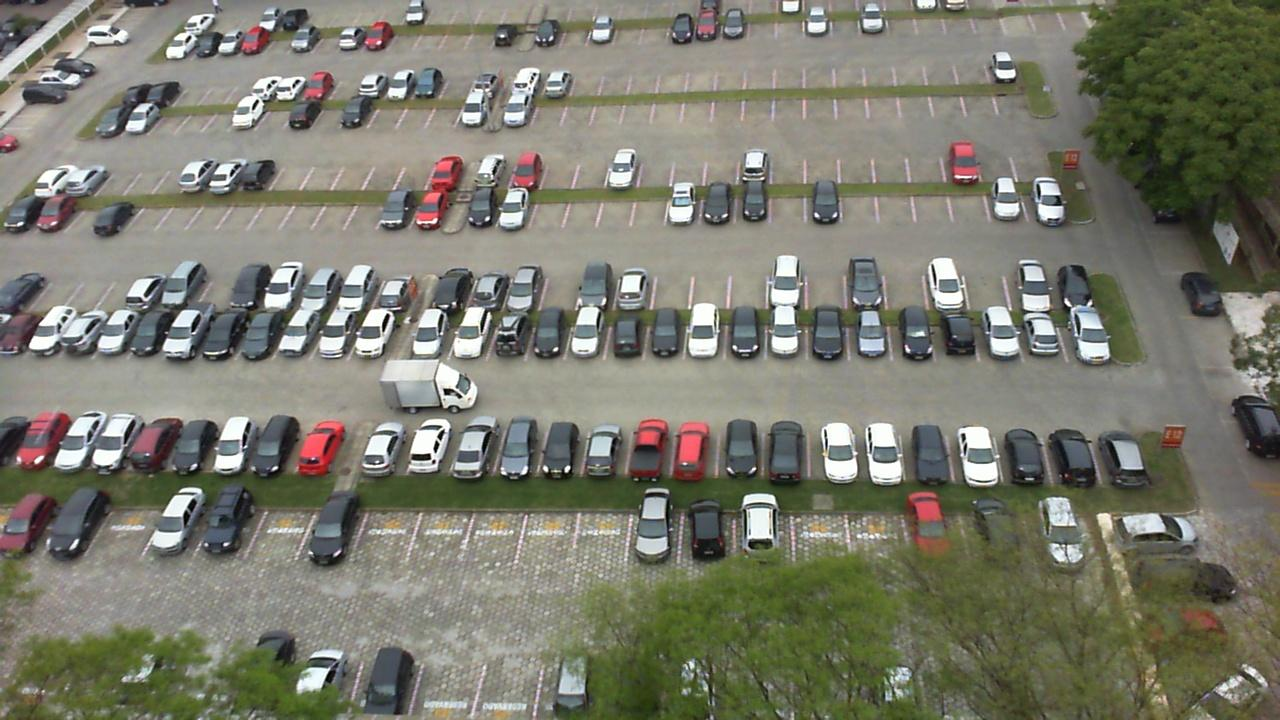
#> input picture backend/parking_lot.jpg, 1280 x 720 px
$ python mark_slots.py
#> lines starting #> are read from the running program, lines starting #| are printed output that depends on the picture; after the words box and inside, x2 and y2 are one past the last pixel; in counts of white or black regions, pixels touching at a corner belong together
import cv2
import json
from pathlib import Path

BASE_DIR = Path(__file__).resolve().parent
IMAGE_PATH = BASE_DIR.parents[2] / "parking_lot.jpg"
CONFIG_PATH = BASE_DIR / "slot_config.json"

image = cv2.imread(str(IMAGE_PATH))
#> image is the input picture: shape (720, 1280, 3); mean B, G, R 109, 122.5, 122.5

if image is None:
    raise FileNotFoundError(f"Image not found: {IMAGE_PATH}")

display = image.copy()
current_points = []
# Load previously saved slots so we can add more
if CONFIG_PATH.exists():
    with open(CONFIG_PATH, "r") as file:
#> (reads backend/app/ml/detection/slot_config.json from the repository)
        slots = json.load(file)["slots"]
else:
    slots = []


def draw():
    global display
    display = image.copy()

    # Draw completed slots
    for slot in slots:
        pts = slot["polygon"]
        cv2.polylines(
            display,
            [__import__("numpy").array(pts, dtype="int32")],
            True, (0, 255, 0), 2
        )
        x, y = pts[0]
        cv2.putText(
            display, slot["id"], (x, y - 5),
            cv2.FONT_HERSHEY_SIMPLEX, 0.6, (0, 255, 0), 2
        )
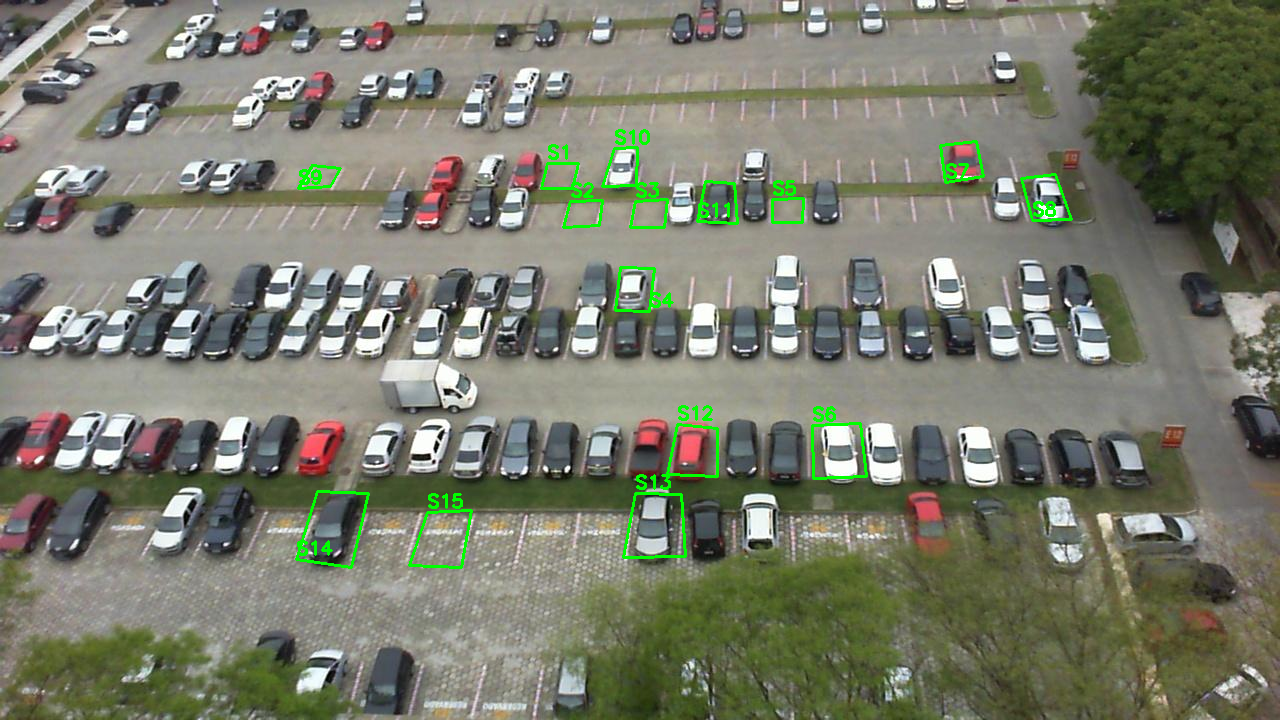
#> display: shape (720, 1280, 3); 1.11% of pixels changed, all inside (x1, y1, x2, y2) = (295, 129, 1073, 569)

    # Draw current slot points
    for point in current_points:
        cv2.circle(display, tuple(point), 5, (0, 0, 255), -1)

    if len(current_points) > 1:
        import numpy as np
        cv2.polylines(
            display,
            [np.array(current_points, dtype="int32")],
            False, (0, 0, 255), 2
        )

    cv2.putText(
        display,
        f"Slot: S{len(slots) + 1} | Points: {len(current_points)}/4",
        (20, 30), cv2.FONT_HERSHEY_SIMPLEX,
        0.8, (255, 0, 0), 2
    )
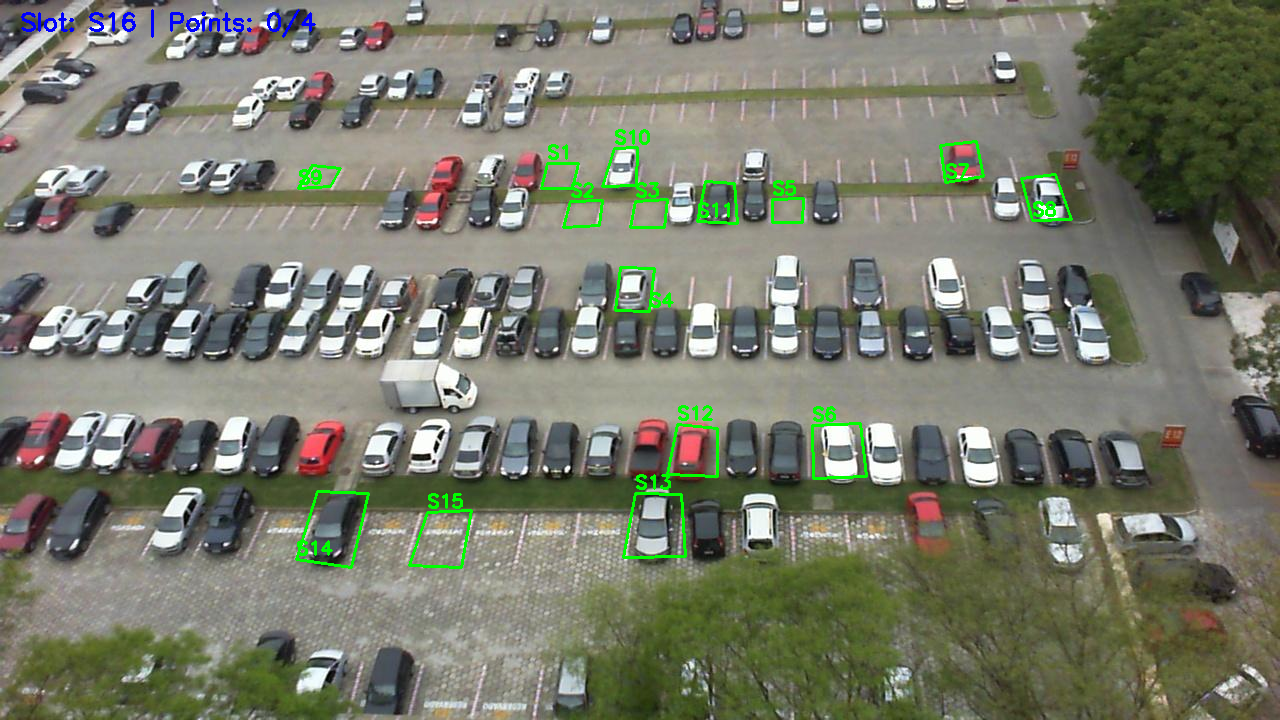
#> display: shape (720, 1280, 3); 0.19% of pixels changed, all inside (x1, y1, x2, y2) = (21, 9, 316, 38)

    cv2.imshow("Parking Slot Marker", display)


def mouse_click(event, x, y, flags, param):
    if event == cv2.EVENT_LBUTTONDOWN and len(current_points) < 4:
        current_points.append([x, y])
        draw()


cv2.namedWindow("Parking Slot Marker")
cv2.setMouseCallback("Parking Slot Marker", mouse_click)

print("Click four corners of each parking slot.")
print("N = next slot | U = undo point | S = save and exit")

draw()

while True:
    key = cv2.waitKey(20) & 0xFF
#> (key q is pressed here)

    if key == ord("n"):
        if len(current_points) == 4:
            slots.append({
                "id": f"S{len(slots) + 1}",
                "polygon": current_points.copy()
            })
            current_points.clear()
            print(f"Slot S{len(slots)} marked!")
            draw()
        else:
            print("Please click exactly 4 corners first.")

    elif key == ord("u"):
        if current_points:
            current_points.pop()
            draw()

    elif key == ord("s"):
        if current_points:
            print("Finish or undo the current slot before saving.")
            continue

        config = {
            "image_width": image.shape[1],
            "image_height": image.shape[0],
            "slots": slots
        }

        with open(CONFIG_PATH, "w") as file:
            json.dump(config, file, indent=4)

        print(f"Saved {len(slots)} slots to {CONFIG_PATH}")
        break

    elif key == ord("q"):
        print("Exited without saving.")
        break

cv2.destroyAllWindows()
